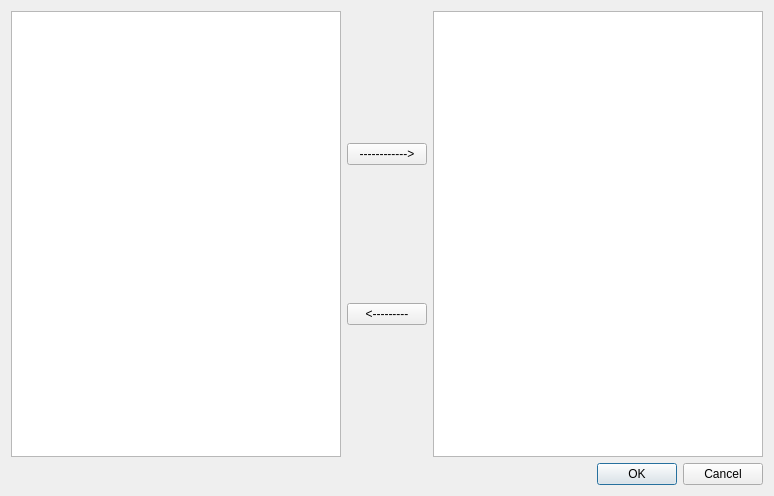
<?xml version="1.0" encoding="UTF-8"?>
<ui version="4.0">
 <class>DialogWithCategory</class>
 <widget class="QDialog" name="DialogWithCategory">
  <property name="geometry">
   <rect>
    <x>0</x>
    <y>0</y>
    <width>774</width>
    <height>496</height>
   </rect>
  </property>
  <property name="windowTitle">
   <string>Dialog</string>
  </property>
  <layout class="QGridLayout" name="gridLayout">
   <item row="1" column="0">
    <layout class="QGridLayout" name="gridLayout_2">
     <item row="0" column="0">
      <widget class="QTableView" name="table_main_tatami">
       <attribute name="horizontalHeaderStretchLastSection">
        <bool>true</bool>
       </attribute>
      </widget>
     </item>
     <item row="0" column="1">
      <layout class="QVBoxLayout" name="verticalLayout">
       <item>
        <widget class="QPushButton" name="to_other_tatami">
         <property name="text">
          <string>------------&gt;</string>
         </property>
        </widget>
       </item>
       <item>
        <widget class="QPushButton" name="to_main_tatami">
         <property name="text">
          <string>&lt;---------</string>
         </property>
        </widget>
       </item>
      </layout>
     </item>
     <item row="1" column="0" colspan="3">
      <widget class="QDialogButtonBox" name="buttonBox">
       <property name="orientation">
        <enum>Qt::Horizontal</enum>
       </property>
       <property name="standardButtons">
        <set>QDialogButtonBox::Cancel|QDialogButtonBox::Ok</set>
       </property>
      </widget>
     </item>
     <item row="0" column="2">
      <widget class="QTableView" name="table_other_tatami">
       <attribute name="horizontalHeaderStretchLastSection">
        <bool>true</bool>
       </attribute>
      </widget>
     </item>
    </layout>
   </item>
  </layout>
 </widget>
 <resources/>
 <connections>
  <connection>
   <sender>buttonBox</sender>
   <signal>accepted()</signal>
   <receiver>DialogWithCategory</receiver>
   <slot>accept()</slot>
   <hints>
    <hint type="sourcelabel">
     <x>248</x>
     <y>254</y>
    </hint>
    <hint type="destinationlabel">
     <x>157</x>
     <y>274</y>
    </hint>
   </hints>
  </connection>
  <connection>
   <sender>buttonBox</sender>
   <signal>rejected()</signal>
   <receiver>DialogWithCategory</receiver>
   <slot>reject()</slot>
   <hints>
    <hint type="sourcelabel">
     <x>316</x>
     <y>260</y>
    </hint>
    <hint type="destinationlabel">
     <x>286</x>
     <y>274</y>
    </hint>
   </hints>
  </connection>
 </connections>
</ui>
